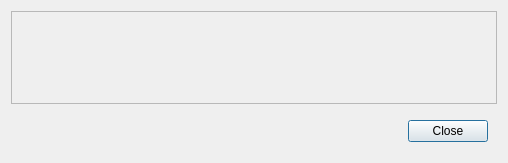
<ui version="4.0" >
 <author>Michael Sloan</author>
 <class>AllVariablesViewDepsGui</class>
 <widget class="QDialog" name="AllVariablesViewDepsGui" >
  <property name="geometry" >
   <rect>
    <x>0</x>
    <y>0</y>
    <width>508</width>
    <height>163</height>
   </rect>
  </property>
  <property name="minimumSize" >
   <size>
    <width>0</width>
    <height>0</height>
   </size>
  </property>
  <property name="windowTitle" >
   <string>Variable editor</string>
  </property>
  <layout class="QVBoxLayout" name="verticalLayout" >
   <item>
    <widget class="QScrollArea" name="scrollArea" >
     <property name="widgetResizable" >
      <bool>true</bool>
     </property>
     <widget class="QWidget" name="scrollAreaWidgetContents" >
      <property name="geometry" >
       <rect>
        <x>0</x>
        <y>0</y>
        <width>486</width>
        <height>90</height>
       </rect>
      </property>
      <widget class="QLabel" name="label" >
       <property name="geometry" >
        <rect>
         <x>0</x>
         <y>0</y>
         <width>57</width>
         <height>19</height>
        </rect>
       </property>
       <property name="text" >
        <string/>
       </property>
      </widget>
     </widget>
    </widget>
   </item>
   <item>
    <widget class="QWidget" native="1" name="widget" >
     <property name="maximumSize" >
      <size>
       <width>16777215</width>
       <height>45</height>
      </size>
     </property>
     <layout class="QHBoxLayout" >
      <item>
       <spacer>
        <property name="orientation" >
         <enum>Qt::Horizontal</enum>
        </property>
        <property name="sizeHint" stdset="0" >
         <size>
          <width>441</width>
          <height>24</height>
         </size>
        </property>
       </spacer>
      </item>
      <item>
       <widget class="QPushButton" name="closeWindow" >
        <property name="text" >
         <string>Close</string>
        </property>
       </widget>
      </item>
     </layout>
    </widget>
   </item>
  </layout>
 </widget>
 <resources/>
 <connections/>
</ui>
